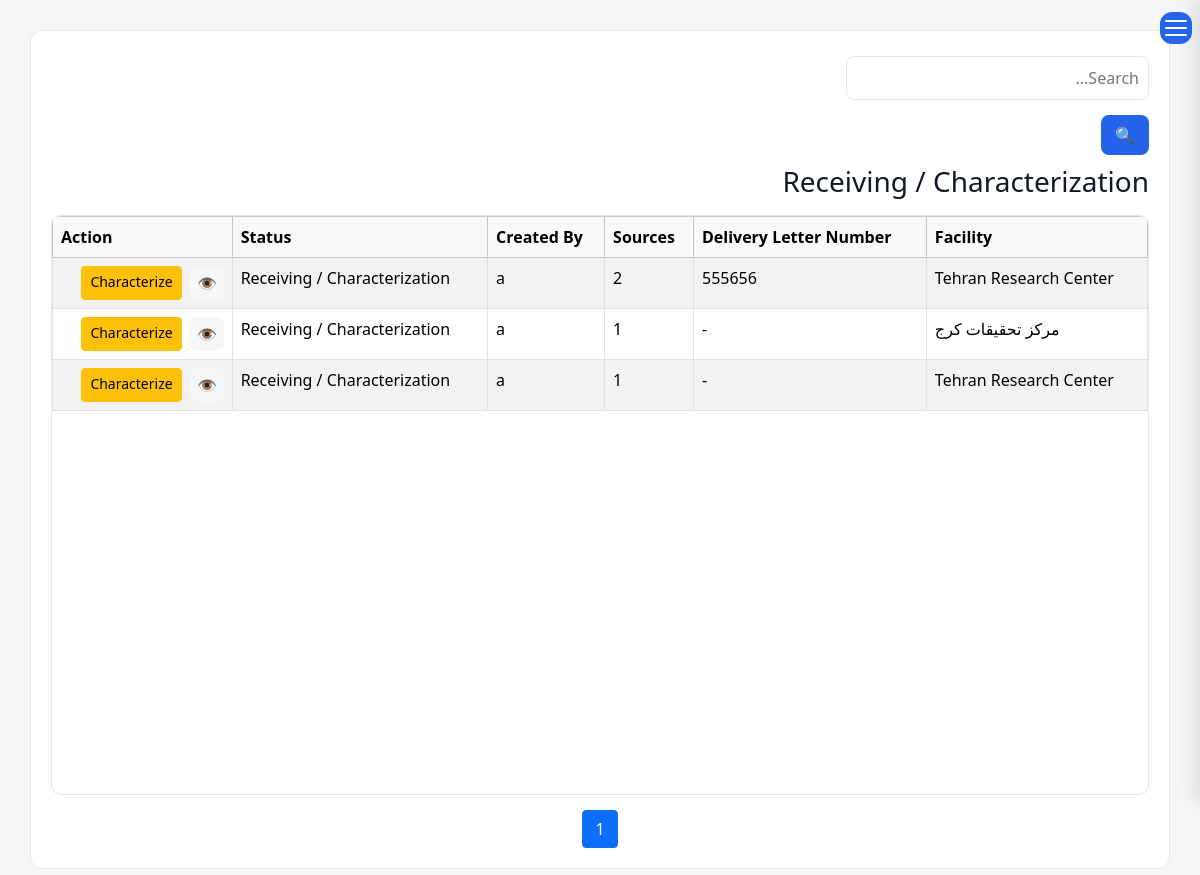
Before: /receive-source/queue/receiving/ (signed in) with the older database file.
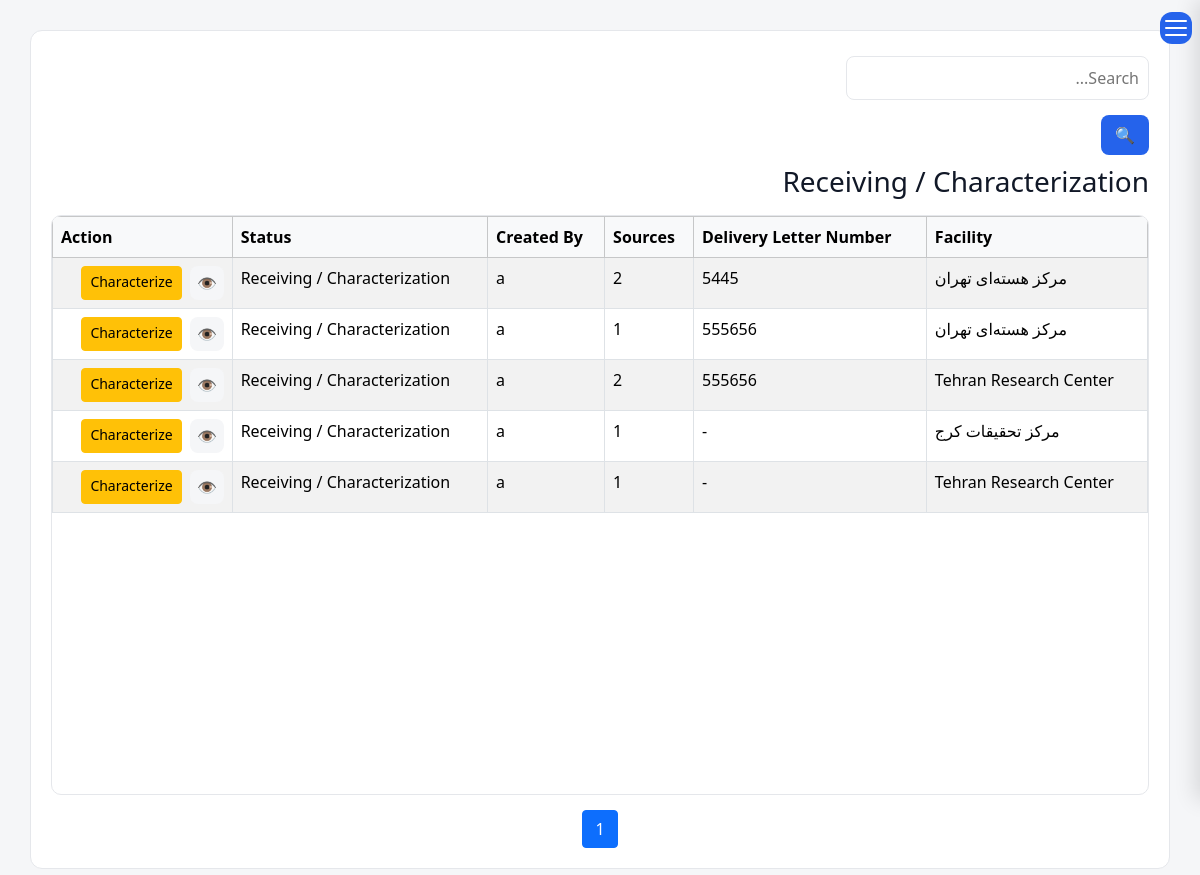
After: the same page with the newer database file.
### receive_source/models.py (models this page shows, shortened)
class ReceiveRequest(models.Model):
    facility = models.ForeignKey(
        FacilityModel,
        verbose_name=_("Delivering Facility"),
        on_delete=models.PROTECT,
        related_name="receive_requests",
    )
    delivery_letter_number = models.CharField(
        _("Delivery Letter Number"),
        max_length=100,
        blank=True,
        null=True,
    )
    delivery_letter_date = models.DateField(
        _("Delivery Letter Date"),
        blank=True,
        null=True,
    )
    distance_to_tehran_km = models.DecimalField(
        _("Estimated Distance to Tehran Office (km)"),
        max_digits=8,
        decimal_places=2,
        blank=True,
        null=True,
    )
    status = models.CharField(
        _("Status"),
        max_length=25,
        choices=ReceiveStatus.choices,
        default=ReceiveStatus.DRAFT,
    )
    status_date = models.DateTimeField(
        _("Status Date"),
        null=True,
        blank=True,
    )
    specification_completed = models.BooleanField(
        _("Specification Completed"),
        default=False,
    )
    discount_requested = models.BooleanField(
        _("Discount Requested"),
        default=False,
    )
    discount_notes = models.TextField(
        _("Discount Notes"),
        blank=True,
        null=True,
    )
    description = models.TextField(
        _("Description"),
        blank=True,
    )
    created_by = models.ForeignKey(
        settings.AUTH_USER_MODEL,
        verbose_name=_("Created By"),
        on_delete=models.PROTECT,
        related_name="receive_requests_created",
    )
    created_at = models.DateTimeField(_("Created At"), auto_now_add=True)
    updated_at = models.DateTimeField(_("Updated At"), auto_now=True)
    history = HistoricalRecords()
    class Meta:
        ordering = ["-created_at"]
        verbose_name = _("Receive Request")
        verbose_name_plural = _("Receive Requests")

### facilities/models.py (models this page shows, shortened)
class FacilityModel(models.Model):
    name = models.CharField(
        _("Facility Name"),
        max_length=255, blank=True,null=True
    )
    responsible_person = models.CharField(
        _("Responsible Person"),
        max_length=150, blank=True,null=True
    )
    telephone = models.CharField(
        _("Telephone"),
        max_length=50, blank=True,null=True
    )
    email = models.EmailField(
        _("Email"),
        blank=True,null=True
    )
    address1 = models.CharField(
        _("Address Line 1"),
        max_length=255, blank=True,null=True
    )
    address2 = models.CharField(
        _("Address Line 2"),
        max_length=255,
         blank=True,null=True
    )
    postal_code = models.CharField(
        _("Postal Code"),
        max_length=20,
         blank=True,null=True
    )
    national_id = models.CharField(
        _("National ID"),
        max_length=50,
         blank=True,null=True
    )
    economic_code = models.CharField(
        _("Economic Code"),
        max_length=50,
         blank=True,null=True
    )
    created_at = models.DateTimeField(
        _("Created At"),
        auto_now_add=True
    )
    updated_at = models.DateTimeField(
        _("Updated At"),
        auto_now=True
    )
    class Meta:
        ordering = ["name"]
        verbose_name = _("Facility")
        verbose_name_plural = _("Facilities")
        constraints = [
            models.UniqueConstraint(
                fields=["national_id"],
                name="unique_facility_national_id",
                condition=models.Q(national_id__isnull=False),
            ),
            models.UniqueConstraint(
                fields=["postal_code"],
                name="unique_facility_postal_code",
                condition=models.Q(postal_code__isnull=False),
            ),
            models.UniqueConstraint(
                fields=["economic_code"],
                name="unique_facility_economic_code",
                condition=models.Q(economic_code__isnull=False),
            ),
        ]

### receive_source/views.py (the view)
# urls.py: path("queue/receiving/", views.receiving_queue, name="receive_receiving_queue"),
def receiving_queue(request):
    return _queue(request, ReceiveStatus.RECEIVING, _("Receiving / Characterization"))

### receive_source/views.py (called while the page is built)
def _queue(request, status, page_title):
    queryset = (
        ReceiveRequest.objects
        .select_related("facility", "created_by")
        .prefetch_related("sources")
        .filter(status=status)
        .order_by("-created_at")
    )
    search = request.GET.get("search", "")
    if search:
        queryset = queryset.filter(
            Q(facility__name__icontains=search) | Q(delivery_letter_number__icontains=search)
        )
    paginator = Paginator(queryset, 15)
    page_obj = paginator.get_page(request.GET.get("page"))
    return render(
        request,
        "receive_source/receive_queue.html",
        {"page_title": page_title, "page_obj": page_obj, "search": search},
    )

### templates/receive_source/receive_queue.html (shortened to what this page needs)
{% extends 'base.html' %}
{% load i18n %}
{% block content %}
<div class="content">
<div class="table-header">
    <div class="header-group">
        <form method="get">
            <input type="text" name="search" placeholder="{% trans 'Search...' %}" value="{{ search }}">
            <button type="submit">🔍</button>
        </form>
    </div>
</div>
<h3 class="mb-3">{{ page_title }}</h3>
<div class="table-scroll">
<table class="table table-bordered table-striped">
<thead class="table-light">
<tr>
    <th>{% trans "Facility" %}</th>
    <th>{% trans "Delivery Letter Number" %}</th>
    <th>{% trans "Sources" %}</th>
    <th>{% trans "Created By" %}</th>
    <th>{% trans "Status" %}</th>
    <th>{% trans "Action" %}</th>
</tr>
</thead>
<tbody>
{% for req in page_obj %}
<tr>
    <td>{{ req.facility.name }}</td>
    <td>{{ req.delivery_letter_number|default:"-" }}</td>
    <td>{{ req.sources.count }}</td>
    <td>{{ req.created_by }}</td>
    <td>{{ req.get_status_display }}</td>
    <td>
        <div class="d-flex gap-2">
            <a href="{% url 'receive_detail' req.pk %}" class="icon-btn" title="{% trans 'View' %}">👁</a>
            {% if req.status == "WAITING_MANAGER_INPUT" %}
                <a href="{% url 'receive_manager_input' req.pk %}" class="btn btn-sm btn-warning">{% trans "Fill In Data" %}</a>
            {% elif req.status == "WAITING_MANAGER" or req.status == "WAITING_CONTROL" or req.status == "WAITING_DEPUTY" or req.status == "WAITING_CEO" %}
                <a href="{% url 'receive_sign' req.pk %}" class="btn btn-sm btn-primary">{% trans "Sign" %}</a>
            {% elif req.status == "CONTRACTS" %}
                <a href="{% url 'receive_contract_create' req.pk %}" class="btn btn-sm btn-success">{% trans "Contract" %}</a>
            {% elif req.status == "FINANCE" %}
                <a href="{% url 'receive_payment_update' req.pk %}" class="btn btn-sm btn-success">{% trans "Payment" %}</a>
            {% elif req.status == "RECEIVING" %}
                <a href="{% url 'receive_characterization' req.pk %}" class="btn btn-sm btn-warning">{% trans "Characterize" %}</a>
            {% endif %}
        </div>
    </td>
</tr>
{% empty %}
<tr><td colspan="6" class="text-center">{% trans "Nothing here right now." %}</td></tr>
{% endfor %}
</tbody>
</table>
</div>
<div class="pagination">
    <span class="current">{{ page_obj.number }}</span>
</div>
</div>
{% endblock %}

### templates/base.html (shortened to what this page needs)
{% load static %}
{% load i18n %}
{% get_current_language as CURRENT_LANGUAGE %}
<!DOCTYPE html>
<html
    lang="{{ CURRENT_LANGUAGE }}"
    dir="{% if CURRENT_LANGUAGE == 'fa' %}rtl{% else %}ltr{% endif %}"
    class="{% if CURRENT_LANGUAGE == 'fa' %}rtl{% else %}ltr{% endif %}"
>
<head>
<link href="{% static 'css/bootstrap.min.css' %}" rel="stylesheet">
<link rel="stylesheet"
      href="{% static 'vendor/jalali-datepicker/jalali-datepicker.css' %}">
<link rel="stylesheet" href="{% static 'css/base.css' %}">
</head>
<body>
<button class="menu-btn" id="toggleSidebar">
    <span></span>
    <span></span>
    <span></span>
</button>
    {% load i18n %}
{% get_current_language as LANGUAGE_CODE %}
<main class="main" id="main">
    {% block content %}
    {% endblock %}
</main>
</body>
</html>

### static/css/base.css (style rules this page uses)
* { margin:0; padding:0; box-sizing:border-box; }
html.rtl { font-family:Vazirmatn,sans-serif; }
:root { --bg: #f5f6f8; --card: #ffffff; --text: #111827; --muted: #6b7280; --border: #e5e7eb; --primary: #2563eb; --sidebar: #1f2937; --sidebar-text: #374151; }
body { background: var(--bg); color: var(--text); }
html.rtl .menu-btn { position: fixed; top: 12px; right: 8px; width: 32px; height: 32px; padding: 5px; border: none; border-radius: 12px; background: #2563eb; display: flex; flex-direction: column; justify-content: center; align-items: center; gap: 5px; cursor: pointer; z-index: 1200; transition: transform .25s ease, background .2s; }
.menu-btn span { width:22px; height:2px; background:white; border-radius:5px; transition:.25s; }
.main { padding:30px; text-align:start; }
.content { background: var(--card); padding: 20px; border-radius: 12px; border: 1px solid var(--border); }
th, td { padding: 12px; border-bottom: 1px solid var(--border); text-align: left; }
th { background: rgba(0,0,0,0.03); }
input:not(.form-control), select:not(.form-select), textarea:not(.form-control) { width: 100%; padding: 9px; margin-top: 5px; margin-bottom: 15px; border: 1px solid var(--border); border-radius: 8px; background: var(--card); color: var(--text); }
button { background: var(--primary); color: white; padding: 8px 14px; border: none; border-radius: 8px; cursor: pointer; }
table { width: max-content; min-width: 100%; border-collapse: collapse; }
.pagination { margin-top: 15px; text-align: center; }
.table-header { display: flex; flex-wrap: wrap; justify-content: space-between; gap: 10px; margin-bottom: 10px; }
.header-group { display: flex; gap: 8px; align-items: center; }
.table-scroll { height: calc(100vh - 220px); overflow: auto; border: 1px solid var(--border); border-radius: 10px; background: var(--card); }
table thead th { position: sticky; top: 0; background: var(--card); z-index: 10; }

### templates/receive_source/receive_queue.html (style rules this page uses)
.pagination { display:flex; justify-content:center; align-items:center; gap:6px; margin-top:15px; }
.pagination a, .pagination span { padding:6px 12px; border:1px solid #ccc; border-radius:4px; text-decoration:none; }
.pagination .current { background:#0d6efd; color:#fff; border-color:#0d6efd; }
.icon-btn { display:inline-flex; justify-content:center; align-items:center; width:34px; height:34px; border-radius:8px; text-decoration:none; font-size:16px; background:#f5f6f8; color:#444; border:1px solid transparent; }

Changed rows visible on the page:
added ReceiveRequest: facility.name "مرکز هسته‌ای تهران", delivery_letter_number "5445", sources.count "2", created_by "a", status "Receiving / Characterization"
added ReceiveRequest: facility.name "مرکز هسته‌ای تهران", delivery_letter_number "555656", sources.count "1", created_by "a", status "Receiving / Characterization"
